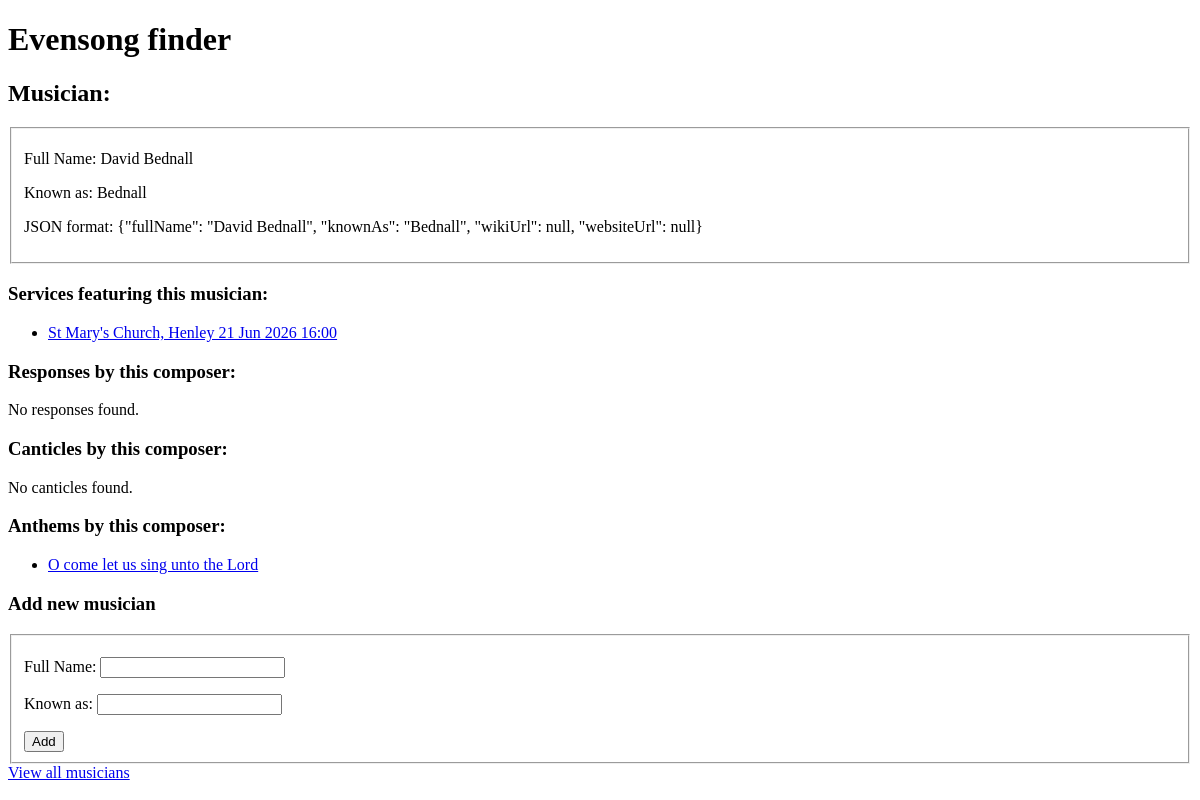
Before: /services/musicians/4/ with the older database file.
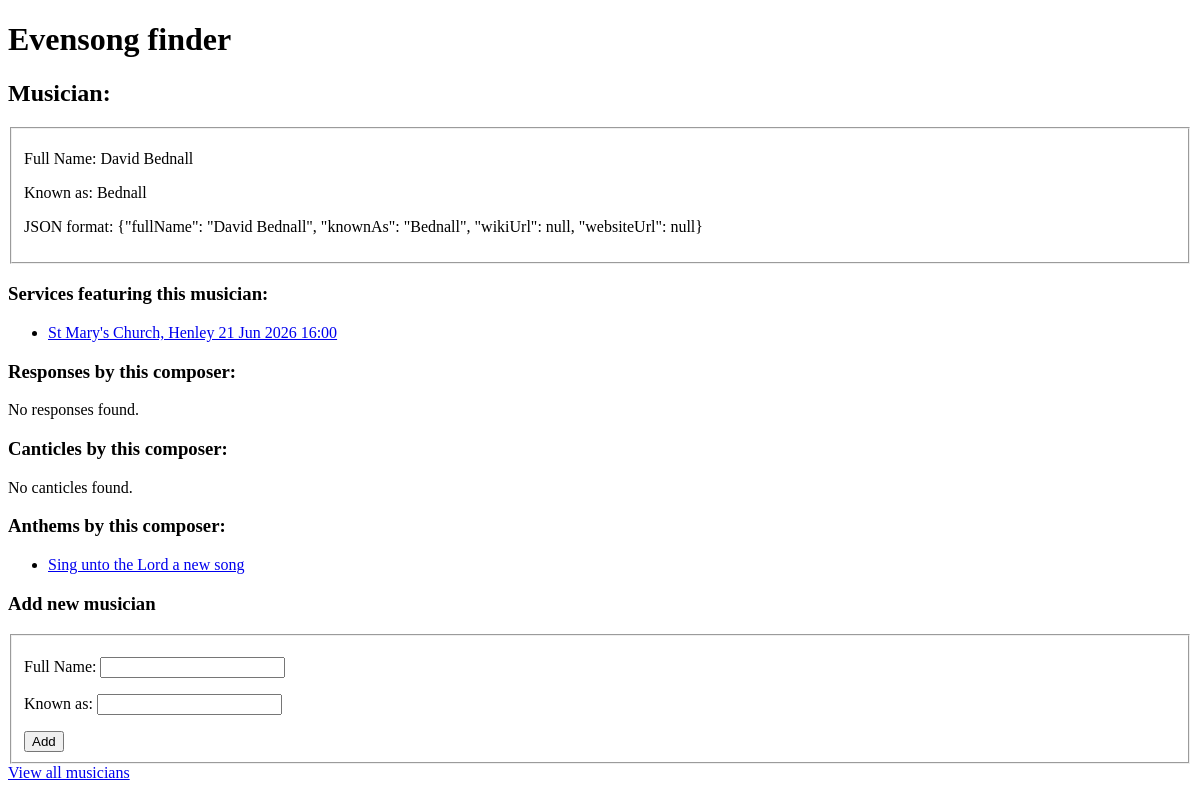
After: the same page with the newer database file.
### services/models.py (models this page shows, shortened)
class Service(models.Model):
    venue = models.ForeignKey(Venue, on_delete=models.CASCADE)
    startDateTime = models.DateTimeField()
    conductor = models.ForeignKey(Musician, on_delete=models.CASCADE, blank=True, null=True)
    choir = models.ForeignKey(Choir, on_delete=models.CASCADE, related_name="serviceChoir", blank=True, null=True)
    musicList = models.OneToOneField(MusicList, on_delete=models.CASCADE)
    def __str__(self):
        return self.venue.name + " " + self.startDateTime.strftime('%d %h %Y %H:%M')

class Venue(models.Model):
    name = models.CharField(max_length=50)
    townCity = models.CharField(max_length=50)
    mapUrl = models.OneToOneField(ExternalUrl, on_delete=models.CASCADE, related_name="venueMap", blank=True, null=True)
    wikiUrl = models.OneToOneField(ExternalUrl, on_delete=models.CASCADE, related_name="venueWikiUrl", blank=True, null=True)
    websiteUrl = models.OneToOneField(ExternalUrl, on_delete=models.CASCADE, related_name="venueWebsite", blank=True, null=True)

class Anthem(models.Model):
    title = models.CharField(max_length=255)
    composer = models.ForeignKey(Musician, on_delete=models.CASCADE)
    knownAs = models.CharField(max_length=255, blank=True, null=True)
    def __str__(self):
        return self.knownAs if self.knownAs != "" and self.knownAs is not None else self.title

### services/views.py (the view)
# urls.py: path("musicians/<int:musician_id>/", views.musicianIndex, name="musicianIndex"),
def musicianIndex(request, musician_id):
    services = (Service.objects
                .filter(
        Q(conductor_id=musician_id) |
        Q(musicList__responses__composer_id=musician_id) |
        Q(musicList__canticles__composer_id=musician_id) |
        Q(musicList__anthem__composer_id=musician_id)
    ))
    musician = (Musician.objects.filter(id=musician_id).first())
    responses_by_composer = Responses.objects.filter(composer_id=musician_id).order_by("knownAs")
    canticles_by_composer = Canticles.objects.filter(composer_id=musician_id).order_by("knownAs")
    anthems_by_composer = Anthem.objects.filter(composer_id=musician_id).order_by("knownAs")
    template = loader.get_template("services/pages/musicianIndex.html")
    context = {
        "services": services,
        "musician": musician,
        "responses_by_composer": responses_by_composer,
        "canticles_by_composer": canticles_by_composer,
        "anthems_by_composer": anthems_by_composer,
        "heading": "Services featuring this musician:"}
    return HttpResponse(template.render(context, request))

### services/models.py (called while the page is built)
    def as_json(self):
        return {
            'fullName': self.fullName,
            'knownAs': self.knownAs,
            'wikiUrl': self.wikiUrl.value if self.wikiUrl is not None else None,
            'websiteUrl': self.websiteUrl.value if self.websiteUrl is not None else None,
        }

    def as_public_json(self):
        return json.dumps(self.as_json())

### services/templates/services/pages/musicianIndex.html
{% extends "services/base.html" %}
{% block content %}
    {% include "services/components/musicianDetails.html" with musician=musician %}
    {% if heading %}
        <h3>{{ heading }}</h3>
    {% endif %}
    {% include "services/components/serviceList.html" with services=services %}
    <h3>Responses by this composer:</h3>
    {% include "services/components/responsesList.html" with responses=responses_by_composer %}
    <h3>Canticles by this composer:</h3>
    {% include "services/components/canticlesList.html" with canticles=canticles_by_composer %}
    <h3>Anthems by this composer:</h3>
    {% include "services/components/anthemList.html" with anthems=anthems_by_composer %}
    {% include "services/components/musicianAdd.html" %}
    <a href="/services/musicians/">View all musicians</a>
{% endblock %}

### services/templates/services/components/serviceList.html
{% if services %}
<ul>
    {% for service in services %}
    <li><a href="/services/{{ service.id }}/">{{ service }}</a></li>
    {% endfor %}
</ul>
{% else %}
<p>No matching services found.</p>
{% endif %}

### services/templates/services/components/anthemList.html
{% if anthems %}
<ul>
    {% for anthem in anthems %}
    <li><a href="/services/anthems/{{ anthem.id }}/">{{ anthem }}</a></li>
    {% endfor %}
</ul>
{% else %}
<p>No anthems found.</p>
{% endif %}

Changed rows visible on the page:
changed Anthem: knownAs+title "O come let us sing unto the Lord" → "Sing unto the Lord a new song"
